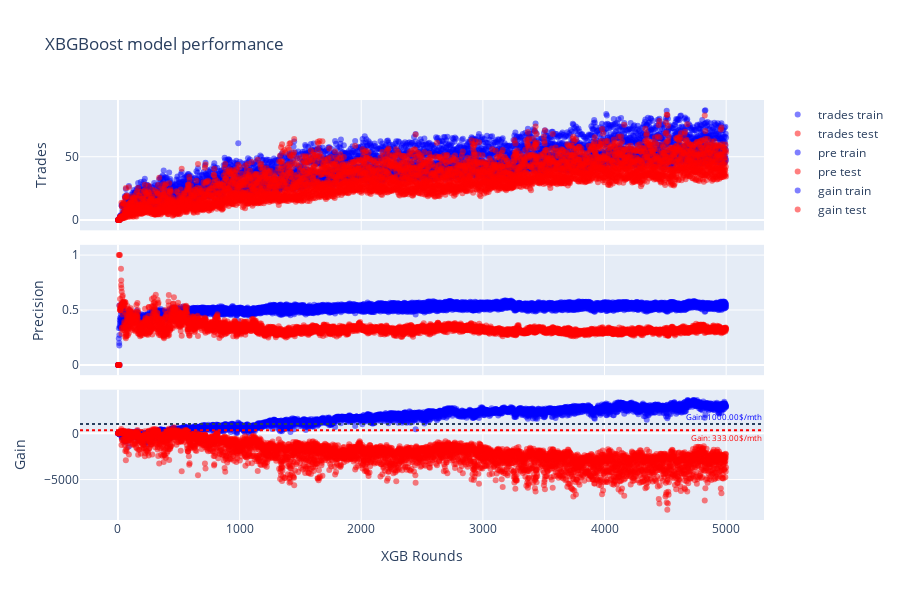

Notebook cell for this chart:
### Code cell
def fun_plot_xgb_rounds(df, gain_period_min=333, gain_period_bingo=1000):
    """
    Plots XGBoost model performance with semi-transparent markers.
    """
    layout = dict(
        hoversubplots="axis",
        title=dict(text="XBGBoost model performance"),
        hovermode="x",
        grid=dict(rows=3, columns=1),
        height=600,
        xaxis_title="XGB Rounds",
        yaxis=dict(
            title="Trades"
        ),
        yaxis2=dict(
            title="Precision"
        ),
        yaxis3=dict(
            title="Gain"
        )
    )

    # Define marker styles for train and test to reduce repetition
    # The 'opacity' property (from 0 to 1) controls the alpha effect.
    train_marker = dict(color="blue", opacity=0.5)
    test_marker = dict(color="red", opacity=0.5)

    data = [
        go.Scatter(x=df["run_index"], y=df["trades_train"], xaxis="x", yaxis="y", name="trades train", mode="markers", marker=train_marker),
        go.Scatter(x=df["run_index"], y=df["trades_test"], xaxis="x", yaxis="y", name="trades test",  mode="markers", marker=test_marker),
        go.Scatter(x=df["run_index"], y=df["precision_train"], xaxis="x", yaxis="y2", name="pre train",  mode="markers", marker=train_marker),
        go.Scatter(x=df["run_index"], y=df["precision_test"], xaxis="x", yaxis="y2", name="pre test",  mode="markers", marker=test_marker),
        go.Scatter(x=df["run_index"], y=df["gain_train"], xaxis="x", yaxis="y3", name="gain train",  mode="markers", marker=train_marker),
        go.Scatter(x=df["run_index"], y=df["gain_test"], xaxis="x", yaxis="y3", name="gain test",  mode="markers", marker=test_marker),
    ]

    fig = go.Figure(data=data, layout=layout)

    fig.add_hline(
        y=gain_period_min,
        xref="x",
        yref="y3",
        line_dash="dot",
        line=dict(color='red', width=2),
        annotation_text=f"Gain: {gain_period_min:.2f}$/mth",
        annotation_position="bottom right",
        annotation_font_color="red",
        annotation_font_size=8,
        row=3,
        col=1,
    )
    fig.add_hline(
        y=gain_period_bingo,
        xref="x",
        yref="y3",
        line_dash="dot",
        annotation_text=f"Gain: {gain_period_bingo:.2f}$/mth",
        annotation_position="top right",
        annotation_font_color="blue",
        annotation_font_size=8,
        row=3,
        col=1,
    )
    fig.update_xaxes(
        showspikes=True,
        spikemode='across',
        spikesnap='cursor',
        spikethickness=1,
        spikedash='dot',
    )
    fig.show()

fun_plot_xgb_rounds(df)

### Figure 1 — Plotly figure (JSON) as saved in the notebook; plotly's stock layout.template omitted (floating-point values rounded to 4 significant figures; data arrays with more than 128 entries replaced by an {"elided": "..."} marker saying what was removed)
{"data": [{"marker": {"color": "blue", "opacity": 0.5}, "mode": "markers", "name": "trades train", "type": "scatter", "x": {"elided": "5000 int values"}, "xaxis": "x", "y": {"elided": "5000 float values"}, "yaxis": "y"}, {"marker": {"color": "red", "opacity": 0.5}, "mode": "markers", "name": "trades test", "type": "scatter", "x": {"elided": "5000 int values"}, "xaxis": "x", "y": {"elided": "5000 float values"}, "yaxis": "y"}, {"marker": {"color": "blue", "opacity": 0.5}, "mode": "markers", "name": "pre train", "type": "scatter", "x": {"elided": "5000 int values"}, "xaxis": "x", "y": {"elided": "5000 float values"}, "yaxis": "y2"}, {"marker": {"color": "red", "opacity": 0.5}, "mode": "markers", "name": "pre test", "type": "scatter", "x": {"elided": "5000 int values"}, "xaxis": "x", "y": {"elided": "5000 float values"}, "yaxis": "y2"}, {"marker": {"color": "blue", "opacity": 0.5}, "mode": "markers", "name": "gain train", "type": "scatter", "x": {"elided": "5000 int values"}, "xaxis": "x", "y": {"elided": "5000 float values"}, "yaxis": "y3"}, {"marker": {"color": "red", "opacity": 0.5}, "mode": "markers", "name": "gain test", "type": "scatter", "x": {"elided": "5000 int values"}, "xaxis": "x", "y": {"elided": "5000 float values"}, "yaxis": "y3"}], "layout": {"annotations": [{"font": {"color": "red", "size": 8}, "showarrow": false, "text": "Gain: 333.00$/mth", "x": 1, "xanchor": "right", "xref": "x domain", "y": 333, "yanchor": "top", "yref": "y3"}, {"font": {"color": "blue", "size": 8}, "showarrow": false, "text": "Gain: 1000.00$/mth", "x": 1, "xanchor": "right", "xref": "x domain", "y": 1000, "yanchor": "bottom", "yref": "y3"}], "grid": {"columns": 1, "rows": 3}, "height": 600, "hovermode": "x", "hoversubplots": "axis", "shapes": [{"line": {"color": "red", "dash": "dot", "width": 2}, "type": "line", "x0": 0, "x1": 1, "xref": "x domain", "y0": 333, "y1": 333, "yref": "y3"}, {"line": {"dash": "dot"}, "type": "line", "x0": 0, "x1": 1, "xref": "x domain", "y0": 1000, "y1": 1000, "yref": "y3"}], "title": {"text": "XBGBoost model performance"}, "xaxis": {"showspikes": true, "spikedash": "dot", "spikemode": "across", "spikesnap": "cursor", "spikethickness": 1, "title": {"text": "XGB Rounds"}}, "yaxis": {"title": {"text": "Trades"}}, "yaxis2": {"title": {"text": "Precision"}}, "yaxis3": {"title": {"text": "Gain"}}}}
